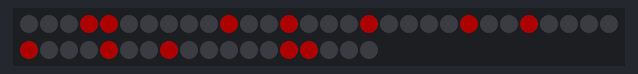
The sketch below on a simulated Arduino Uno, built with avr-gcc and run on an emulated ATmega328P. Shown: 48 RGB LEDs in strip order, left to right, continuing on the next row. Dim RGB values are drawn brighter than linear.

Above: at 0.14 s.
At 0.66 s:
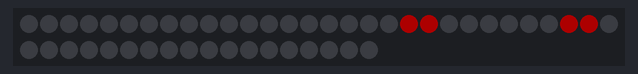

The sketch:

circles.ino
```cpp
// Adafruit_NeoMatrix example for single NeoPixel Shield.
// Scrolls 'Howdy' across the matrix in a portrait (vertical) orientation.

#include <Adafruit_GFX.h>
#include <Adafruit_NeoMatrix.h>
#include <Adafruit_NeoPixel.h>
#ifndef PSTR
 #define PSTR // Make Arduino Due happy
#endif

#define PIN 6

// MATRIX DECLARATION:
// Parameter 1 = width of NeoPixel matrix
// Parameter 2 = height of matrix
// Parameter 3 = pin number (most are valid)
// Parameter 4 = matrix layout flags, add together as needed:
//   NEO_MATRIX_TOP, NEO_MATRIX_BOTTOM, NEO_MATRIX_LEFT, NEO_MATRIX_RIGHT:
//     Position of the FIRST LED in the matrix; pick two, e.g.
//     NEO_MATRIX_TOP + NEO_MATRIX_LEFT for the top-left corner.
//   NEO_MATRIX_ROWS, NEO_MATRIX_COLUMNS: LEDs are arranged in horizontal
//     rows or in vertical columns, respectively; pick one or the other.
//   NEO_MATRIX_PROGRESSIVE, NEO_MATRIX_ZIGZAG: all rows/columns proceed
//     in the same order, or alternate lines reverse direction; pick one.
//   See example below for these values in action.
// Parameter 5 = pixel type flags, add together as needed:
//   NEO_KHZ800  800 KHz bitstream (most NeoPixel products w/WS2812 LEDs)
//   NEO_KHZ400  400 KHz (classic 'v1' (not v2) FLORA pixels, WS2811 drivers)
//   NEO_GRB     Pixels are wired for GRB bitstream (most NeoPixel products)
//   NEO_RGB     Pixels are wired for RGB bitstream (v1 FLORA pixels, not v2)


// Example for NeoPixel Shield.  In this application we'd like to use it
// as a 5x8 tall matrix, with the USB port positioned at the top of the
// Arduino.  When held that way, the first pixel is at the top right, and
// lines are arranged in columns, progressive order.  The shield uses
// 800 KHz (v2) pixels that expect GRB color data.
Adafruit_NeoMatrix matrix = Adafruit_NeoMatrix(48, 1, 6,
  2     + 0 +
  NEO_MATRIX_COLUMNS + NEO_MATRIX_PROGRESSIVE,
  NEO_GRB            + NEO_KHZ800);

const uint16_t colors[] = {
  matrix.Color(175, 0, 255), matrix.Color(0, 0, 255), matrix.Color(0, 255, 255), matrix.Color(140, 255, 140), matrix.Color(0, 255, 0), matrix.Color(255, 255, 0), matrix.Color(255, 200, 0), matrix.Color(255, 120, 0), matrix.Color(255, 0, 0), matrix.Color(255, 0, 150), matrix.Color(255, 0, 255), };

void setup() {
  matrix.begin();
  matrix.setTextWrap(false);
  matrix.setBrightness(50);
  matrix.setTextColor(colors[0]);
}

void loop() {
  for (int y = 0; y < 3; y++) {
    switch(y) {
      case 0 :
        large_circle();
        break;
      case 1 :
        small_circle();
        break;
      case 2 :
        smallest_circle();
     }
  }
}

void large_circle() {
  matrix.fillScreen(0);
    matrix.drawPixel(3,0, matrix.Color(255, 0, 0));
    matrix.drawPixel(4,0, matrix.Color(255, 0, 0));
    matrix.drawPixel(10,0, matrix.Color(255, 0, 0));
    matrix.drawPixel(13,0, matrix.Color(255, 0, 0));
    matrix.drawPixel(17,0, matrix.Color(255, 0, 0));
    matrix.drawPixel(22,0, matrix.Color(255, 0, 0));
    matrix.drawPixel(25,0, matrix.Color(255, 0, 0));
    matrix.drawPixel(30,0, matrix.Color(255, 0, 0));
    matrix.drawPixel(34,0, matrix.Color(255, 0, 0));
    matrix.drawPixel(37,0, matrix.Color(255, 0, 0));
    matrix.drawPixel(43,0, matrix.Color(255, 0, 0));
    matrix.drawPixel(44,0, matrix.Color(255, 0, 0));
    matrix.show();
    delay(250);
  }

  void small_circle() {
  matrix.fillScreen(0);
    matrix.drawPixel(11,0, matrix.Color(255, 0, 0));
    matrix.drawPixel(12,0, matrix.Color(255, 0, 0));
    matrix.drawPixel(18,0, matrix.Color(255, 0, 0));
    matrix.drawPixel(21,0, matrix.Color(255, 0, 0));
    matrix.drawPixel(26,0, matrix.Color(255, 0, 0));
    matrix.drawPixel(29,0, matrix.Color(255, 0, 0));
    matrix.drawPixel(35,0, matrix.Color(255, 0, 0));
    matrix.drawPixel(36,0, matrix.Color(255, 0, 0));
    matrix.show();
    delay(250);
  }

    void smallest_circle() {
  matrix.fillScreen(0);
    matrix.drawPixel(19,0, matrix.Color(255, 0, 0));
    matrix.drawPixel(20,0, matrix.Color(255, 0, 0));
    matrix.drawPixel(27,0, matrix.Color(255, 0, 0));
    matrix.drawPixel(28,0, matrix.Color(255, 0, 0));
    matrix.show();
    delay(250);
  }
```

Measured:
- by itself, everything shown: repeats every 0.79 s, in 3 steps
